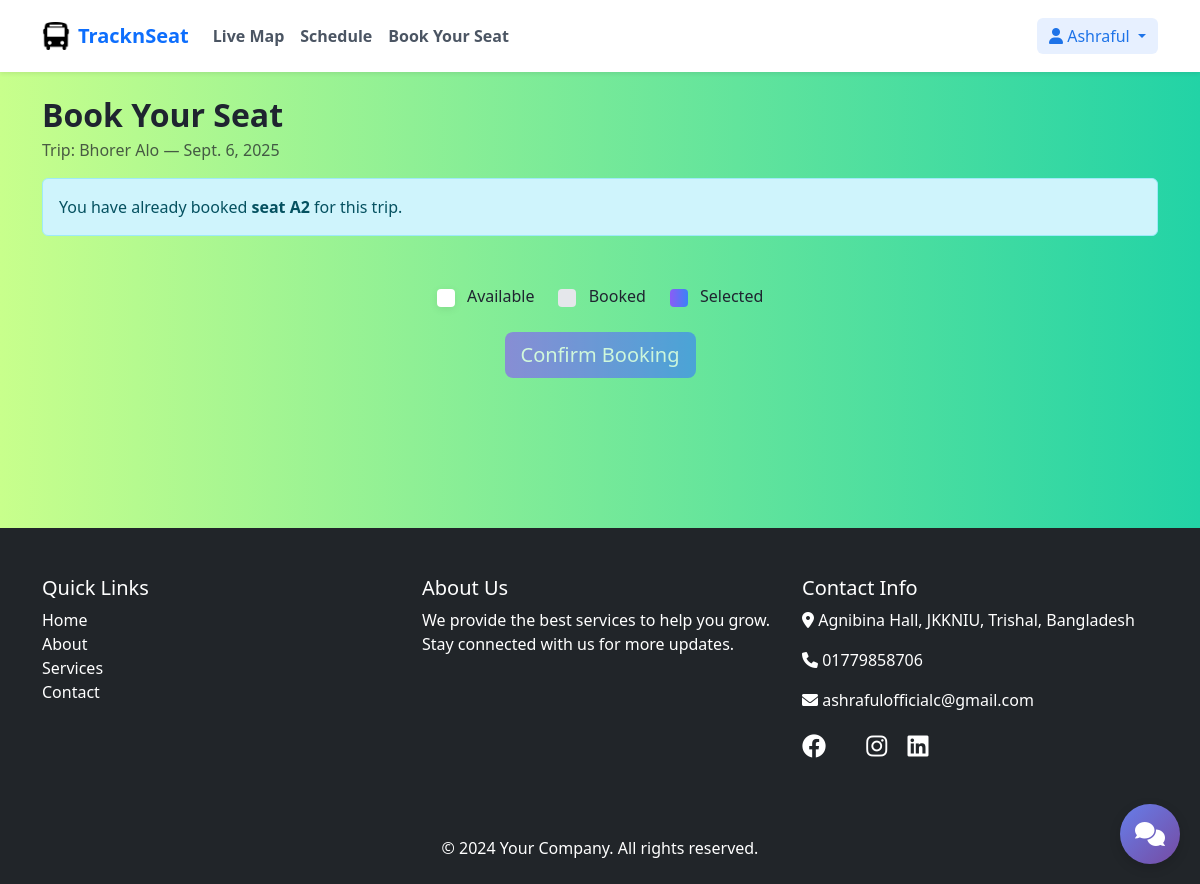
Page /book/trip/3/ (signed in) on the earlier database version.
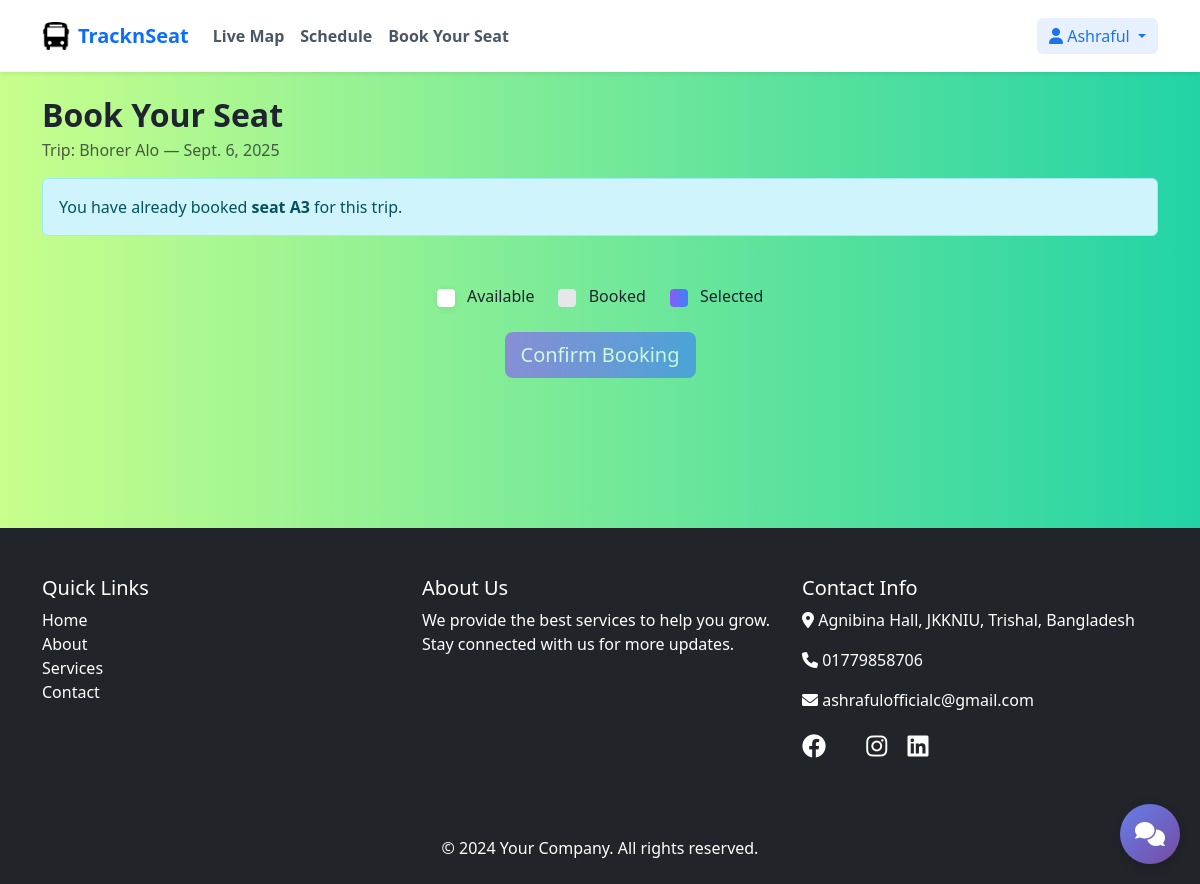
Same page on the later database version.
### seatBokking/models.py (models this page shows, shortened)
class Trip(models.Model):
    name = models.CharField(
        max_length=128,
        validators=[RegexValidator(
            message='Trip name can only contain letters, numbers, spaces, hyphens, and underscores',
            regex='^[a-zA-Z0-9\\s\\-_]+$'
        )]
    )
    date = models.DateField(validators=[validate_future_date])
    arrival_time = models.TimeField(blank=True, null=True)
    created_at = models.DateTimeField(auto_now_add=True)
    departure_time = models.TimeField(blank=True, null=True)
    description = models.TextField(blank=True, null=True)
    is_active = models.BooleanField(default=True)
    price = models.DecimalField(decimal_places=2, default=0.0, max_digits=8)
    total_seats = models.PositiveIntegerField(default=50)
    updated_at = models.DateTimeField(auto_now=True)
    class Meta:
        ordering = ['date', 'departure_time']
        indexes = [
            models.Index(fields=['date'], name='seatBokking_date_554814_idx'),
            models.Index(fields=['is_active'], name='seatBokking_is_acti_491f50_idx'),
        ]

class SeatBooking(models.Model):
    STATUS_CHOICES = [
        ('confirmed', 'Confirmed'),
        ('cancelled', 'Cancelled'),
        ('pending', 'Pending'),
    ]
    PAYMENT_STATUS_CHOICES = [
        ('pending', 'Pending'),
        ('paid', 'Paid'),
        ('refunded', 'Refunded'),
    ]
    trip = models.ForeignKey(Trip, on_delete=models.CASCADE, related_name="bookings")
    seat_number = models.CharField(max_length=5, validators=[validate_seat_number])
    user = models.ForeignKey(User, on_delete=models.CASCADE, related_name="seat_bookings")
    booked_at = models.DateTimeField(auto_now_add=True)
    notes = models.TextField(blank=True, null=True)
    payment_status = models.CharField(
        max_length=20,
        choices=PAYMENT_STATUS_CHOICES,
        default='pending'
    )
    status = models.CharField(
        max_length=20,
        choices=STATUS_CHOICES,
        default='confirmed'
    )
    class Meta:
        unique_together = ("trip", "seat_number")
        indexes = [
            models.Index(fields=['user'], name='seatBokking_user_id_90dda3_idx'),
            models.Index(fields=['status'], name='seatBokking_status_ae56c4_idx'),
            models.Index(fields=['booked_at'], name='seatBokking_booked__db39a4_idx'),
        ]

### seatBokking/views.py (the view)
# urls.py: path("trip/<int:trip_id>/", views.booking_view, name="booking"),
@ensure_csrf_cookie
@login_required
def booking_view(request, trip_id: int):
    trip = get_object_or_404(Trip, id=trip_id)
    existing = SeatBooking.objects.filter(trip=trip, user=request.user).first()
    return render(
        request,
        "seatBokking/booking.html",
        {"trip": trip, "is_authenticated": request.user.is_authenticated, "existing_booking": existing},
    )

### seatBokking/templates/seatBokking/booking.html (shortened to what this page needs)
{% extends 'base.html' %}
{% load static %}
{% block content %}
<div class="container py-5">
    <h2 class="fw-bold mb-1">Book Your Seat</h2>
    <p class="text-muted">Trip: {{ trip.name }} — {{ trip.date }}</p>
    {% if existing_booking %}
    <div class="alert alert-info" role="alert">
        You have already booked <strong>seat {{ existing_booking.seat_number }}</strong> for this trip.
    </div>
    {% endif %}
    <div class="d-flex align-items-center justify-content-center gap-4 legend">
        <div><span style="background:#fff; box-shadow:0 2px 8px rgba(0,0,0,.08)"></span> Available</div>
        <div><span style="background:#e5e7eb"></span> Booked</div>
        <div><span style="background: linear-gradient(90deg, var(--btn-grad-start), var(--btn-grad-end));"></span> Selected</div>
    </div>
    <div class="text-center mt-4">
        <button id="confirmBtn" class="btn btn-primary btn-lg" disabled>Confirm Booking</button>
    </div>
</div>
{% endblock %}

### templates/base.html (shortened to what this page needs)
{% load static %}
<!DOCTYPE html>
<html lang="en">
<head>
    <link href="https://cdn.jsdelivr.net/npm/bootstrap@5.3.3/dist/css/bootstrap.min.css" rel="stylesheet"
>
    <link href="https://cdnjs.cloudflare.com/ajax/libs/font-awesome/6.0.0/css/all.min.css" rel="stylesheet">
    <link rel="stylesheet" href="{% static 'style.css' %}">
</head>
<body>
    <nav class="navbar navbar-expand-lg navbar-light bg-white shadow-sm fixed-top py-3">
        <div class="container">
            <a class="navbar-brand d-flex align-items-center gap-2 text-primary fw-bold" href="/">
                <img src="{% static 'bus/bus-logo.png' %}" alt="Bus" width="28" height="28">
                <span>TracknSeat</span>
            </a>
            <div class="collapse navbar-collapse" id="navbarNav">
                <ul class="navbar-nav me-auto mb-2 mb-lg-0">
                    <li class="nav-item"><a class="nav-link" href="{% url 'live_map' %}"><strong>Live Map</strong></a></li>
                    <li class="nav-item"><a class="nav-link" href="{% url 'schedule' %}"><strong>Schedule</strong></a></li>
                    <li class="nav-item"><a class="nav-link" href="{% url 'seatBokking:home' %}"><strong>Book Your Seat</strong></a></li>
                </ul>
                <div class="navbar-nav">
                    {% if user.is_authenticated %}
                        <div class="nav-item dropdown">
                            <button class="btn btn-primary-subtle border-0 dropdown-toggle" type="button" id="userDropdown" data-bs-toggle="dropdown" aria-expanded="false">
                                <i class="fa-solid fa-user"></i> {{ user.first_name|default:user.username }}
                            </button>
                        </div>
                    {% endif %}
                </div>
            </div>
        </div>
    </nav>
    <main class="pt-5">
        {% block content %}
        {% endblock %}
    </main>
    <footer class="bg-dark text-white pt-5 pb-4 mt-5">
        <div class="container">
            <div class="row">
                <div class="col-md-4 mb-4">
                    <h5>Quick Links</h5>
                    <ul class="list-unstyled">
                        <li><a href="#" class="text-white text-decoration-none">Home</a></li>
                        <li><a href="#" class="text-white text-decoration-none">About</a></li>
                        <li><a href="#" class="text-white text-decoration-none">Services</a></li>
                        <li><a href="#" class="text-white text-decoration-none">Contact</a></li>
                    </ul>
                </div>
                <div class="col-md-4 mb-4">
                    <h5>About Us</h5>
                    <p>We provide the best services to help you grow. Stay connected with us for more updates.</p>
                </div>
                <div class="col-md-4 mb-4">
                    <h5>Contact Info</h5>
                    <p><i class="fas fa-map-marker-alt"></i> Agnibina Hall, JKKNIU, Trishal, Bangladesh</p>
                    <p><i class="fas fa-phone"></i> 01779858706</p>
                    <p><i class="fas fa-envelope"></i> ashrafulofficialc@gmail.com</p>
                    <div class="mt-3">
                        <a href="#" class="text-white me-3 fs-4"><i class="fa-brands fa-facebook"></i></a>
                        <a href="#" class="text-white me-3 fs-4"><i class="fa-brands fa-instagram"></i></a>
                        <a href="#" class="text-white fs-4"><i class="fa-brands fa-linkedin"></i></a>
                    </div>
                </div>
            </div>
            <div class="text-center mt-5">
                <p class="mb-0">&copy; 2024 Your Company. All rights reserved.</p>
            </div>
        </div>
    </footer>
    <div id="chatbot-widget" class="chatbot-widget">
        <div id="chatbot-toggle" class="chatbot-toggle">
            <i class="fa-solid fa-comments"></i>
        </div>
    </div>
</body>
</html>

### static/style.css (style rules this page uses)
:root { --bg-page: #FCEF91; --text-main: #1f2430; --text-muted: #6b7280; --primary: #1e73e8; --primary-100: #e7f0ff; --success-100: #e9f9ef; --warning-100: #fff7e6; --card-bg: #ffffff; --shadow-sm: 0 6px 24px rgba(16, 24, 40, 0.06); --btn-grad-start: #8B5CF6; --btn-grad-end: #3B82F6; --bg-grad-start: #C8FF8C; --bg-grad-end: #22D3A6; }
body { font-family: system-ui, -apple-system, Segoe UI, Roboto, Helvetica, Arial, "Apple Color Emoji", "Segoe UI Emoji"; color: var(--text-main); background: linear-gradient(90deg, var(--bg-grad-start) 0%, var(--bg-grad-end) 100%); }
main { min-height: 60vh; }
.navbar .nav-link { color: #4b5563; }
.btn-primary-subtle { background: var(--primary-100); color: var(--primary); }
.btn.btn-primary, .btn.btn-secondary, .btn.btn-success, .btn.btn-danger, .btn.btn-warning, .btn.btn-info, .btn.btn-dark, .btn.btn-light { background-image: linear-gradient(90deg, var(--btn-grad-start) 0%, var(--btn-grad-end) 100%); border: 0; color: #ffffff; }

### seatBokking/templates/seatBokking/booking.html (style rules this page uses)
.legend span { display:inline-block; width:18px; height:18px; border-radius:4px; margin-right:8px; vertical-align:middle; }

### templates/base.html (style rules this page uses)
.chatbot-widget { position: fixed; bottom: 20px; right: 20px; z-index: 1000; font-family: 'Segoe UI', Tahoma, Geneva, Verdana, sans-serif; }
.chatbot-toggle { width: 60px; height: 60px; background: linear-gradient(135deg, #667eea 0%, #764ba2 100%); border-radius: 50%; display: flex; align-items: center; justify-content: center; cursor: pointer; box-shadow: 0 4px 12px rgba(0, 0, 0, 0.15); transition: all 0.3s ease; color: white; font-size: 24px; }

Differences in the rows shown:
removed SeatBooking: seat_number "A2"
added SeatBooking: seat_number "A3"
